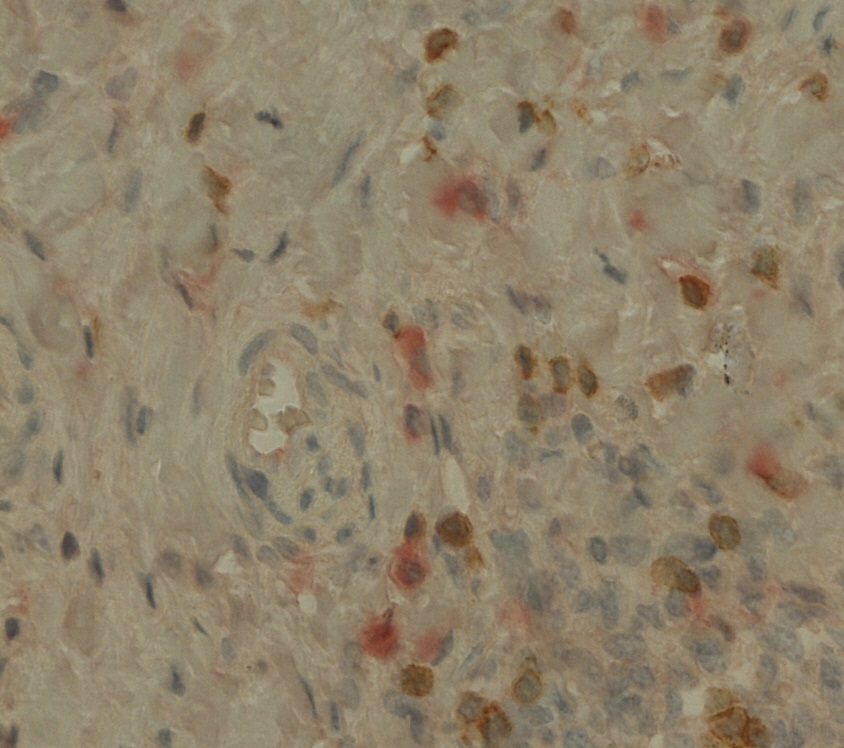
#> input picture ScriptsUsedInPaper/TestImage.jpg, 844 x 748 px
$ python IHCRandomWalkPaper.py   (older library calls are emulated)
#> lines starting #> are read from the running program, lines starting #| are printed output that depends on the picture; after the words box and inside, x2 and y2 are one past the last pixel; in counts of white or black regions, pixels touching at a corner belong together
#Griffin Calme
#This program will output DAB, Hematoxylin, and perm red random walk segmentation

#Hematoxylin (Basic blue)= binds to nuclei
#Cytokines are perm Red Chromagen
#CD3 (T cells) are DAB

import numpy as np
from numpy import linalg

import matplotlib.pyplot as plt

from skimage.io import imread
from skimage.exposure import rescale_intensity
from skimage.segmentation import random_walker
from skimage.color import separate_stains
from skimage.color import rgb2grey

#from pyamg import *


#Color deconvolution
#Normalized optical density matrix
#see Ruifrok AC, Johnston DA. Quantification of histological staining by color deconvolution.
# R      G      B
# X      X      X   Hematoxylin(0)
# X      X      X   Red(1)
# X      X      X   DAB(2)
#Hematoxylin(0), Red(1), DAB(2)
rgb_from_hrd = np.array([[0.644, 0.710, 0.285],
                         [0.0326, 0.873, 0.487],
                         [0.270, 0.562, 0.781]])
#conv_matrix
hrd_from_rgb = linalg.inv(rgb_from_hrd)

ihc_rgb = imread(r'TestImage.jpg')
#> ihc_rgb is the input picture: shape (748, 844, 3); mean R, G, B 142.6, 129.7, 106.4
#> `ihc_hrd = separate_stains(ihc_rgb, hrd_from_rgb)`: ihc_hrd: shape (748, 844, 3) float64; mean of channels 0, 1, 2 0.0312, 4.41e-06, 0.0853


# Rescale signals so that intensity ranges from 0 to 1
# ihc_hrd[:, :, (0,1, or 2 -- is the color channel)]
def stainspace_to_2d_array(ihc_xyz, channel):
#> called with channel = 2
    rescale = rescale_intensity(ihc_xyz[:, :, channel], out_range=(0,1))
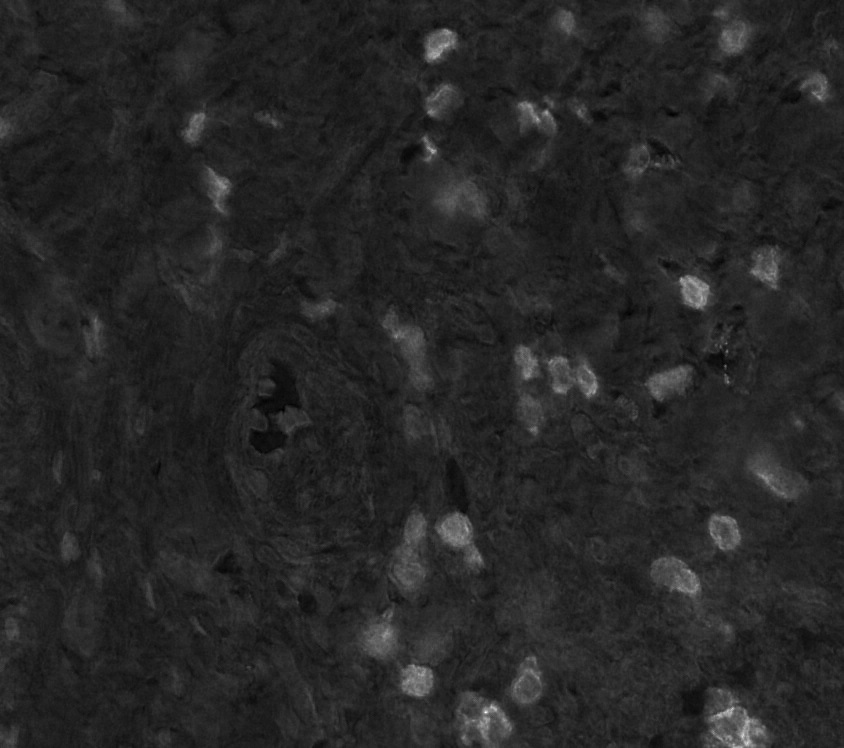
#> rescale: shape (748, 844) float64; min 0, max 1, mean 0.152
    stain_array = np.dstack((np.zeros_like(rescale), rescale, rescale))
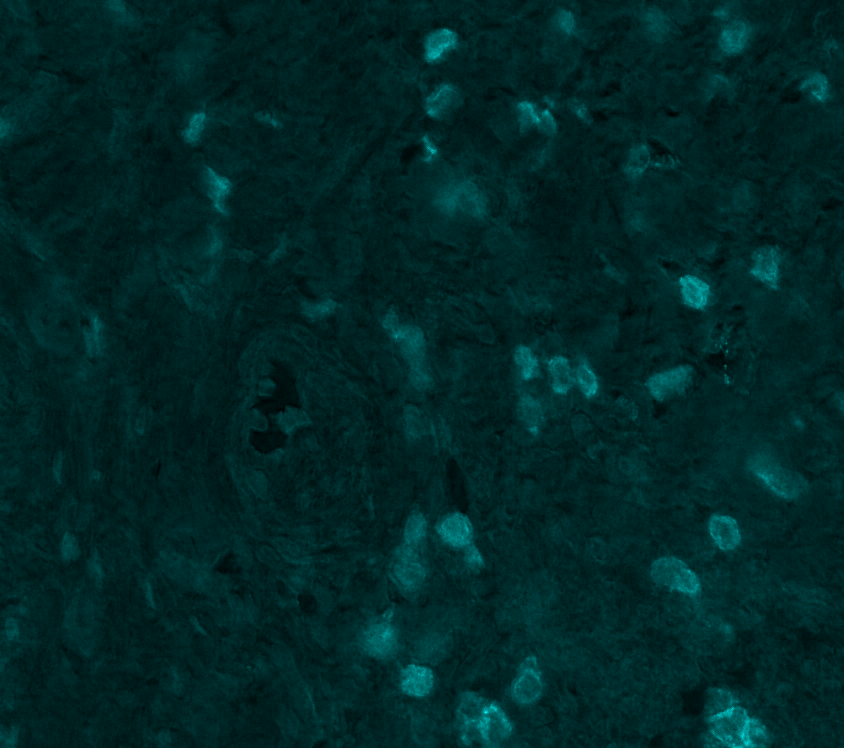
#> stain_array: shape (748, 844, 3) float64; mean of channels 0, 1, 2 0, 0.152, 0.152; drawn as R, G, B
    grey_array = rgb2grey(stain_array)

    return grey_array


#Stain space conversion
ihc_hrd = separate_stains(ihc_rgb, hrd_from_rgb)


DAB_Grey_Array = stainspace_to_2d_array(ihc_hrd, 2)
Hema_Gray_Array = stainspace_to_2d_array(ihc_hrd, 0)
#> call 2 of stainspace_to_2d_array, with channel = 0
#> in stainspace_to_2d_array (call 2), `stain_array = np.dstack((np.zeros_like(rescale), rescale, rescale))`:
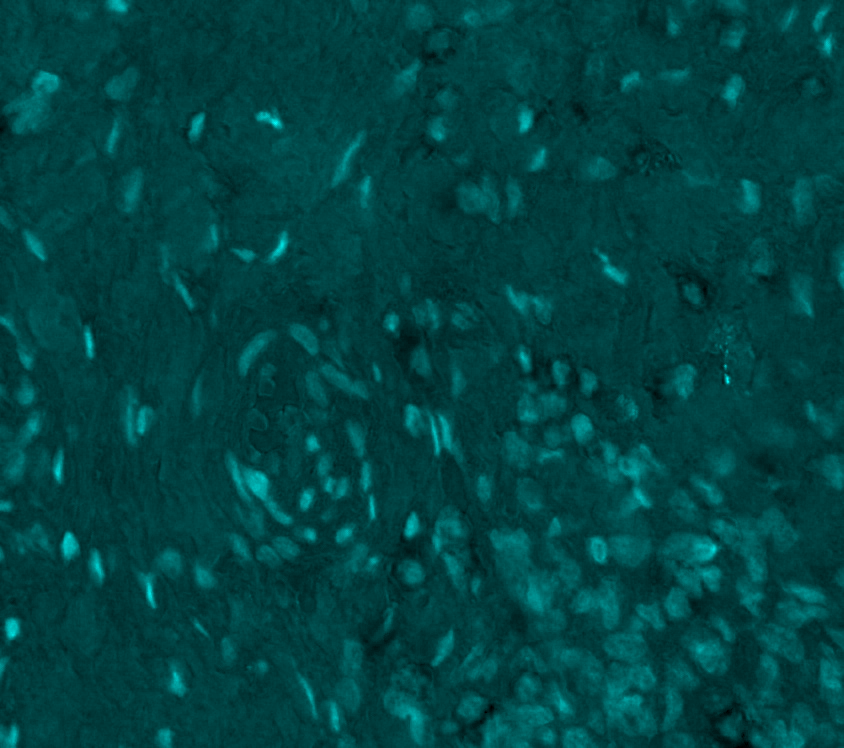
#> stain_array: shape (748, 844, 3) float64; mean of channels 0, 1, 2 0, 0.265, 0.265; drawn as R, G, B
#> in stainspace_to_2d_array (call 2), `grey_array = rgb2grey(stain_array)`:
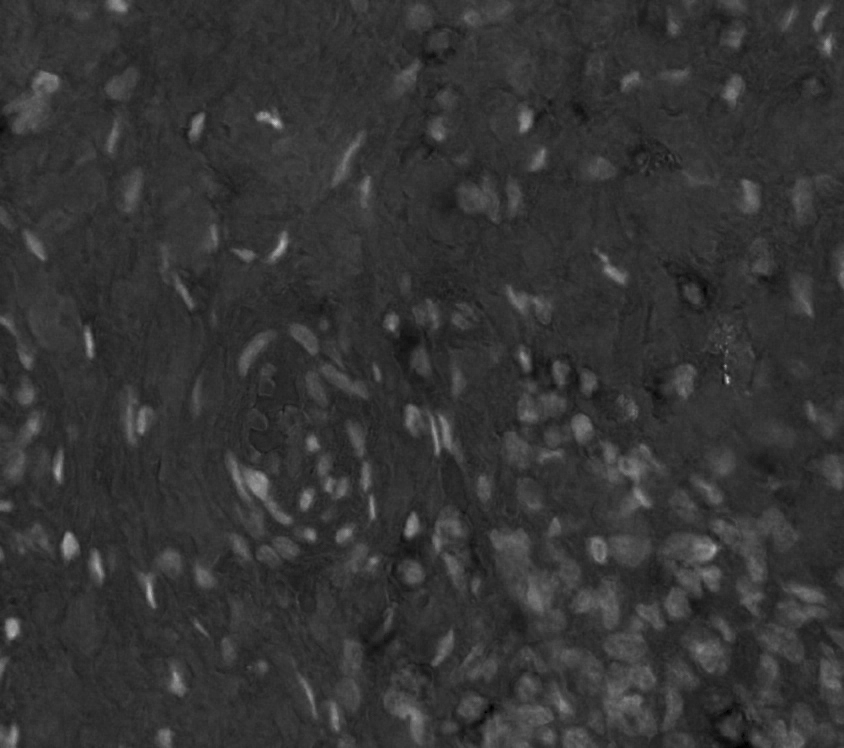
#> grey_array: shape (748, 844) float64; min 0, max 0.788, mean 0.208
permRed_Gray_Array = stainspace_to_2d_array(ihc_hrd, 1)
#> call 3 of stainspace_to_2d_array, with channel = 1
#> in stainspace_to_2d_array (call 3), `rescale = rescale_intensity(ihc_xyz[:, :, channel], out_range=(0,1))`:
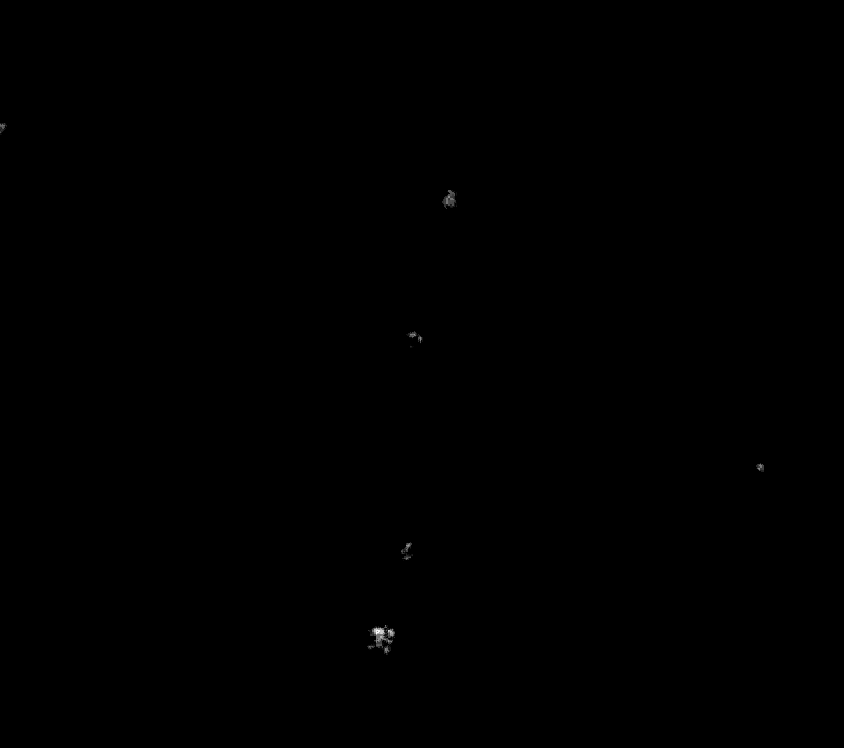
#> rescale: shape (748, 844) float64; min 0, max 1, mean 0.000422


#Get markers for random walk
def get_markers(grey_array, bottom_thresh, top_thresh):

    markers = np.zeros_like(grey_array)
    markers[grey_array < bottom_thresh] = 1
    markers[grey_array > top_thresh] = 2

    return markers


#perform Random Walker, fills in positive regions
DAB_segmentation = random_walker(DAB_Grey_Array, get_markers(DAB_Grey_Array, .3, .5), beta=130, mode='cg')
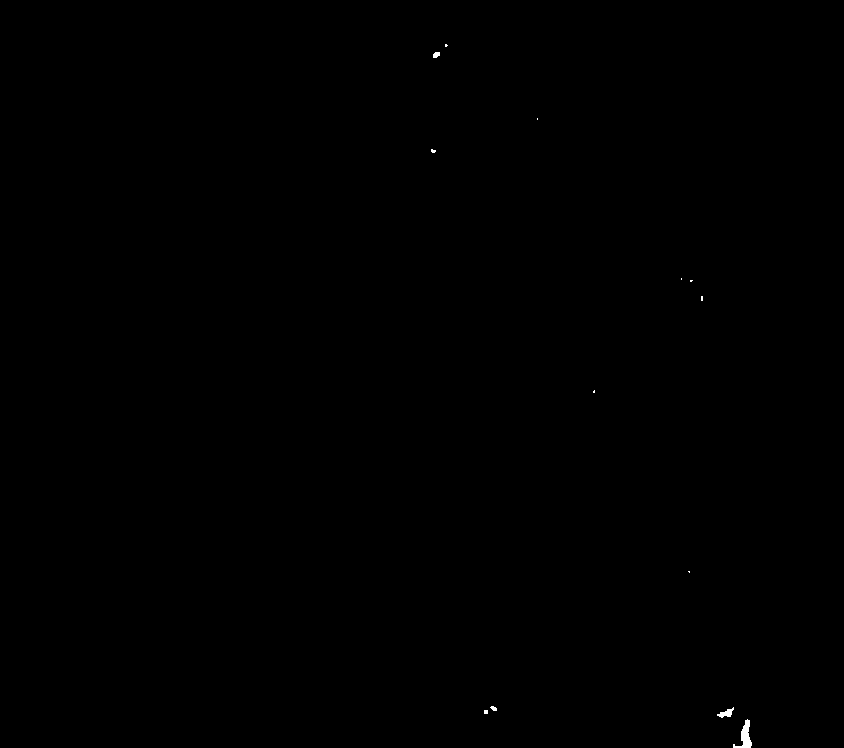
#> DAB_segmentation: shape (748, 844) float64; values 1 (black) and 2 (white), 0.07% white; 13 white regions (9 under 20 px), largest, box (x1, y1, x2, y2) and area: (733, 719, 752, 748) 234, (717, 707, 734, 718) 87, (433, 52, 440, 58) 34, (490, 706, 497, 711) 24
Hema_segmentation = random_walker(Hema_Gray_Array, get_markers(Hema_Gray_Array, .2, .4), beta=130, mode='cg')
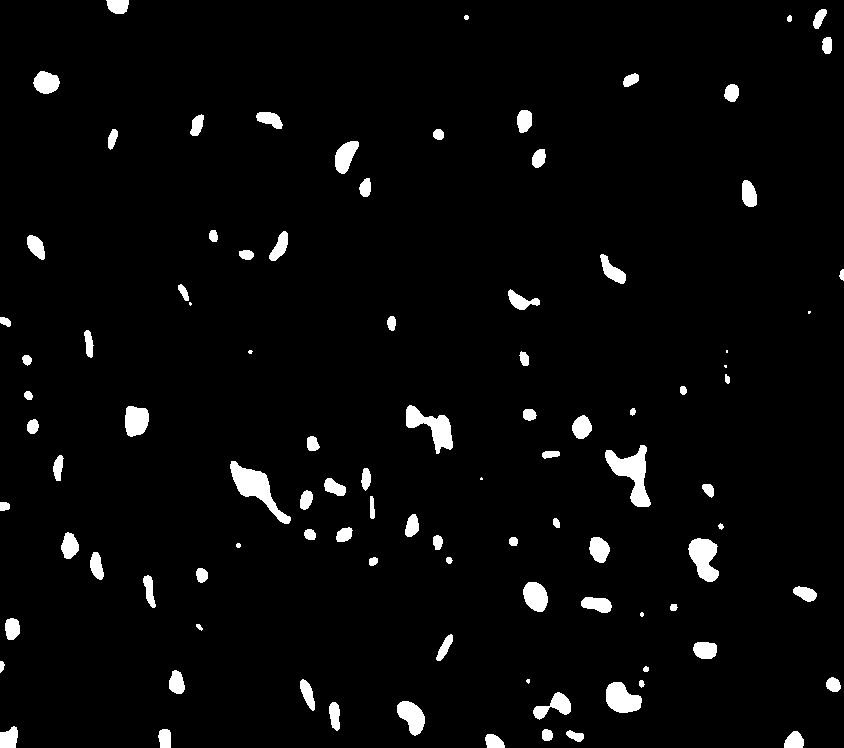
#> Hema_segmentation: shape (748, 844) float64; values 1 (black) and 2 (white), 3.5% white; 98 white regions (8 under 20 px), largest, box (x1, y1, x2, y2) and area: (605, 445, 651, 507) 1271, (230, 461, 291, 524) 1254, (406, 405, 453, 454) 1002
permRed_segmentation = random_walker(permRed_Gray_Array, get_markers(permRed_Gray_Array, .4, .5), beta=130, mode='cg')
#> permRed_segmentation: shape (748, 844) float64; values 1 (black) and 2 (white), 0.01% white; 5 white regions (4 under 20 px), largest, box (x1, y1, x2, y2) and area: (374, 628, 384, 635) 52


"""PRINTING OUTPUT"""

print('-------------------------')


'''Compute and Output'''
# Compute and output percentages of pixels stained by each chromagen
pic_dimensions = np.shape(DAB_segmentation)  # both arrays same shape
#> pic_dimensions = (748, 844)
total_pixels = pic_dimensions[0] * pic_dimensions[1]
#> total_pixels = 631312


#change negative pixel values from 1 -> 0, positives 2 -> 1
subtrahend_array = np.ones_like(DAB_segmentation)
DAB_segmentation = np.subtract(DAB_segmentation, subtrahend_array)
Hema_segmentation = np.subtract(Hema_segmentation, subtrahend_array)
permRed_segmentation = np.subtract(permRed_segmentation, subtrahend_array)

#count positive pixels
DAB_pixels = np.count_nonzero(DAB_segmentation)
#> DAB_pixels = 444
Hema_pixels = np.count_nonzero(Hema_segmentation)
#> Hema_pixels = 21836
red_pixels = np.count_nonzero(permRed_segmentation)
#> red_pixels = 78


DAB_coverage_percent = (round((DAB_pixels / total_pixels * 100), 1))
#> DAB_coverage_percent = 0.1
print("The percentage of the image covered by DAB is: " + str(DAB_coverage_percent) + "%")
#| The percentage of the image covered by DAB is: 0.1%

Hema_coverage_percent = (round((Hema_pixels / total_pixels * 100), 1))
#> Hema_coverage_percent = 3.5
print("The percentage of the image covered by Hematoxylin is: " + str(Hema_coverage_percent) + "%")
#| The percentage of the image covered by Hematoxylin is: 3.5%


total_cell_array = np.add(DAB_segmentation, Hema_segmentation)
total_cell_pixels = np.count_nonzero(total_cell_array)
#> total_cell_pixels = 22280

total_cell_percent = (round((total_cell_pixels / total_pixels * 100), 1))
#> total_cell_percent = 3.5
print("The percentage of the image covered by DAB & Hematoxylin is: " + str(total_cell_percent) + "%")
#| The percentage of the image covered by DAB & Hematoxylin is: 3.5%

percent_pos_cells = (round((DAB_pixels / total_cell_pixels * 100), 1))
#> percent_pos_cells = 2
print("The percentage of CD3+ cells out of the total number of cells is: " + str(percent_pos_cells) + "%")
#| The percentage of CD3+ cells out of the total number of cells is: 2.0%

PercentPos = percent_pos_cells
#> PercentPos = 2

"""
if PercentPos >= 81:
    print('Proportion Score: 5')
    proportion_score = 5
elif PercentPos >= 61:
    print('Proportion Score: 4')
    proportion_score = 4
elif PercentPos >= 41:
    print('Proportion Score: 3')
    proportion_score = 3
elif PercentPos >= 21:
    print('Proportion Score: 2')
    proportion_score = 2
elif PercentPos >= 5:
    print('Proportion Score: 1')
    proportion_score = 1
elif PercentPos >= 0:
    print('Proportion Score: 0')
    proportion_score = 0
else:
    print('error, proportion score below zero?')
    proportion_score = -1
"""

# Cytokines
print(" ")

Red_coverage_percent = (round((red_pixels / total_pixels * 100), 1))
#> Red_coverage_percent = 0
print("The percentage of the image covered by cytokines is: " + str(Red_coverage_percent) + "%")
#| The percentage of the image covered by cytokines is: 0.0%

red_plus_total_array = np.add(total_cell_array, permRed_segmentation)
red_plus_total_pixels = np.count_nonzero(red_plus_total_array)
#> red_plus_total_pixels = 22358

adjusted_red_coverage_percent = (round((red_pixels / red_plus_total_pixels * 100), 1))
#> adjusted_red_coverage_percent = 0.3

print("The percentage of the area covered by cytokines, with non-cellular regions subtracted is: " + str(
    adjusted_red_coverage_percent) + "%")
#| The percentage of the area covered by cytokines, with non-cellular regions subtracted is: 0.3%

print('image shape:')
print(np.shape(ihc_rgb))
#| (748, 844, 3)

"""PLOTTING IMAGES"""

#Plot images
fig, axes = plt.subplots(3, 1, figsize=(12, 11))
#ax0 = axes.ravel()
ax1,  ax2, ax3 = axes.ravel()
'''ax0,'''
#ax0.imshow(ihc_rgb, cmap=plt.cm.gray, interpolation='nearest')
#ax0.set_title("Original")

ax1.imshow(DAB_segmentation, cmap=plt.cm.gray, interpolation='nearest')
ax1.set_title("DAB")

ax2.imshow(permRed_segmentation, cmap=plt.cm.gray)
ax2.set_title("Permanent Red")

ax3.imshow(Hema_segmentation, cmap=plt.cm.gray)
ax3.set_title("Hematoxylin")

for ax in axes.ravel():
    ax.axis('off')

fig.subplots_adjust(left=None, bottom=None, right=None, top=None, wspace=None, hspace=None)


plt.show()
